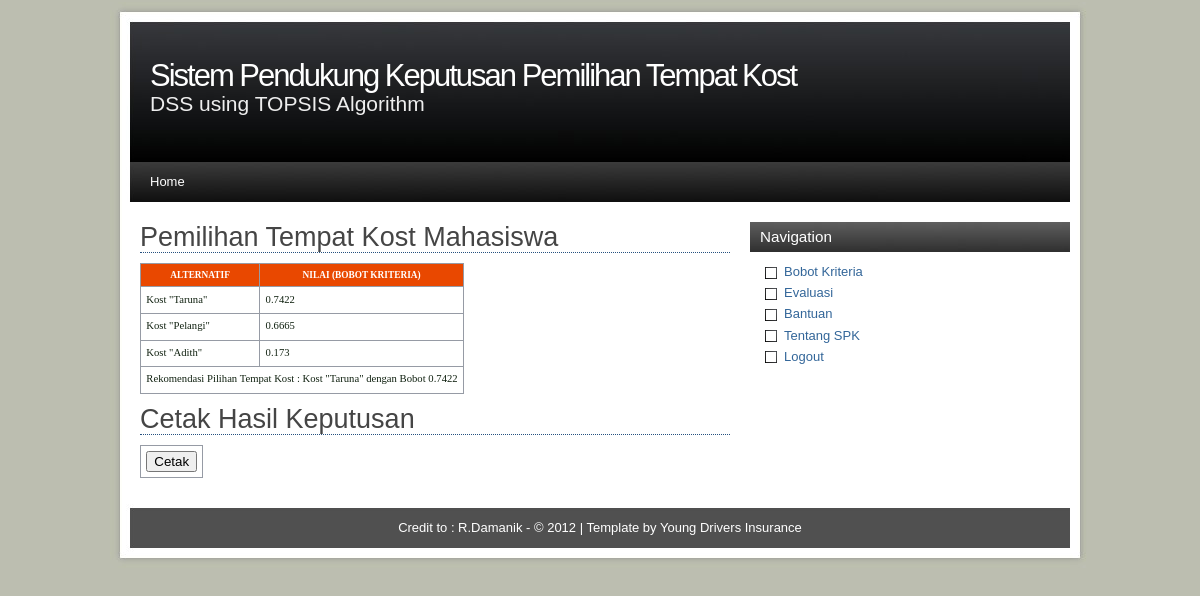
Page /indexs.php?modul=evaluasi&act=topsis (signed in) on the committed database.
### tables this page shows
CREATE TABLE IF NOT EXISTS `hasil` (
  `id_alt` varchar(3) NOT NULL,
  `bobot_hasil` float NOT NULL
);

CREATE TABLE IF NOT EXISTS `alternatif` (
  `id_alt` varchar(3) NOT NULL,
  `nm_alt` varchar(100) NOT NULL
);

CREATE TABLE IF NOT EXISTS `menu` (
  `menu` varchar(30) NOT NULL,
  `link` varchar(50) NOT NULL,
  `status` enum('admin','user') NOT NULL default 'user',
  `aktif` enum('y','n') NOT NULL,
  `urutan` int(5) NOT NULL
);

### modul_admin/mod_evaluasi/evaluasi.php (the view, shortened to what this page needs)
<?php
switch($_GET[act]){
  case "topsis":
	echo "<h2>Pemilihan Tempat Kost Mahasiswa</h2>";
    echo "<table>
          <tr><th>alternatif</th><th>nilai (bobot kriteria)</th></tr>";
	$querialt=mysql_query("SELECT h.bobot_hasil, a.nm_alt FROM hasil h, alternatif a WHERE h.id_alt=a.id_alt ORDER BY h.bobot_hasil DESC");
    while ($alth=mysql_fetch_array($querialt)){
		echo "<tr><td>$alth[nm_alt]</td><td>$alth[bobot_hasil]</td></tr>";
	}
	$rialt=mysql_query("SELECT h.bobot_hasil, a.nm_alt FROM hasil h, alternatif a WHERE h.id_alt=a.id_alt ORDER BY h.bobot_hasil DESC");
	$ralt=mysql_fetch_array($rialt);
	echo "<tr><td colspan='2'>Rekomendasi Pilihan Tempat Kost : $ralt[nm_alt] dengan Bobot $ralt[bobot_hasil]</td></tr>";
    echo "</table>";
	echo "<h2>Cetak Hasil Keputusan</h2>
          <form method='POST' action='config/cetak.php'>
          <table>
		  ";?>
	<?
	echo "
		  <tr><td colspan=2><input type=submit name=submit value=Cetak></td></tr>
          </table></form>";
	break;
}
?>

### menu.php (shortened to what this page needs)
<?php
if ($_SESSION[leveluser]=='admin'){
  $sql=mysql_query("select * from menu where aktif='y' and status='admin' or status='user' order by urutan");
}
else if ($_SESSION[leveluser]=='user'){
  $sql=mysql_query("select * from menu where status='user' and aktif='y' order by urutan");
}
while ($m=mysql_fetch_array($sql)){
  echo "<li><a href='$m[link]'>$m[menu]</a></li>";
}
?>

### style.css (style rules this page uses)
body { font-family: Arial, sans-serif; line-height: 1.4; font-size: 13px; background: #bcbeb0; margin: 0; padding: 0; color: #112211; }
a { color: #336699; text-decoration: none; }
table { font-family: Tahoma; font-size: 8pt; border-width: 1px; border-style: solid; border-color: #999999; border-collapse: collapse; margin: 10px 0px; }
th { color: #FFFFFF; font-size: 7pt; text-transform: uppercase; text-align: center; padding: 0.5em; border-width: 1px; border-style: solid; border-color: #969BA5; border-collapse: collapse; background-color: #E94800; }
td { padding: 0.5em; vertical-align: top; border-width: 1px; border-style: solid; border-color: #969BA5; border-collapse: collapse; }
#content h2 { margin: 0; color: #454545; line-height: 30px; font-weight: 100; font-size: 27px; border-bottom: 1px dotted #265180; }
#sidebar ul li { background: url(images/bullet.png) no-repeat center left; padding: 1px 0 2px 19px; margin: 0; }

### rows in the picture
hasil: alternatif.nm_alt "Kost \"Taruna\"", bobot_hasil "0.7422"
hasil: alternatif.nm_alt "Kost \"Pelangi\"", bobot_hasil "0.6665"
hasil: alternatif.nm_alt "Kost \"Adith\"", bobot_hasil "0.173"
alternatif: nm_alt "Kost \"Taruna\""
menu: menu "Bobot Kriteria"
menu: menu "Evaluasi"

### other values in the picture
$header "Sistem Pendukung Keputusan Pemilihan Tempat Kost"
$footer "Credit to : R.Damanik - © 2012"
